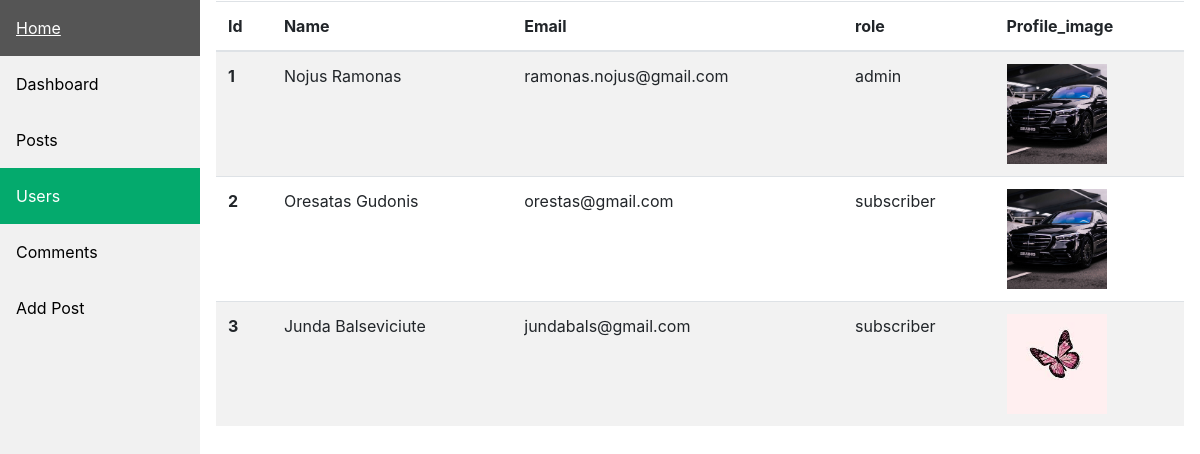
The app's page /admin/users (signed in), older data.
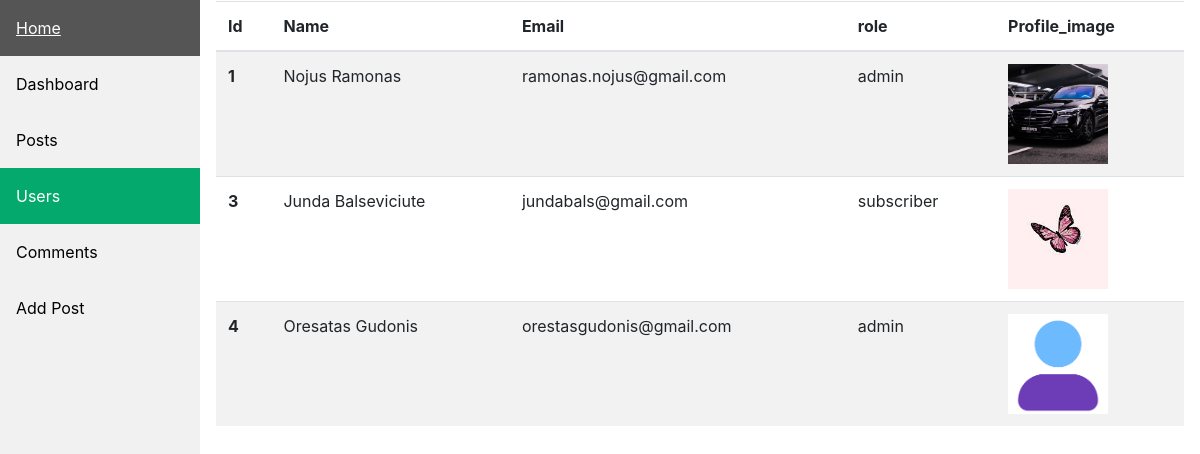
The same page, newer data.
### main.py (models this page shows, shortened)
class User(UserMixin, db.Model):
    __tablename__ = "users"
    id = db.Column(db.Integer, primary_key=True)
    email = db.Column(db.String(100), unique=True)
    password = db.Column(db.String(100))
    name = db.Column(db.String(1000))
    comments = db.relationship("Comments", back_populates="comment_author")
    saved_posts = db.relationship("SavedPosts", back_populates='user')
    role = db.Column(db.String(100))
    profile_image = db.Column(db.String(100))

### main.py (the view)
@app.route('/admin/users')
@is_admin
@login_required
def admin_users():
    all_users = User.query.all()
    return render_template('admin/users.html', users=all_users)

### main.py (called while the page is built)
@login_manager.user_loader
def load_user(user_id):
    return db.session.get(User, int(user_id))

def is_admin(func):
    @wraps(func)
    def decorator(*args, **kwargs):
        if current_user.is_authenticated and current_user.role == 'admin':
            return func(*args, **kwargs)
        else:
            return redirect(url_for('get_all_posts'))
    return decorator

### templates/admin/users.html (shortened to what this page needs)
<!DOCTYPE html>
<html>
<head>
<link rel="stylesheet" href="{{ url_for('static', filename='css/admin-style.css') }}">
    <link href="{{ url_for('static', filename='vendor/bootstrap/css/bootstrap.min.css') }}" rel="stylesheet">
</head>
<body>
<div class="sidebar">
  <a href="{{ url_for('get_all_posts') }}">Home</a>
  <a href="{{ url_for('admin_dashboard') }}">Dashboard</a>
  <a href="{{ url_for('admin_posts') }}">Posts</a>
  <a class="active" href="{{ url_for('admin_users') }}">Users</a>
  <a href="{{ url_for('admin_comments') }}">Comments</a>
  <a href="{{ url_for('new_post') }}">Add Post</a>
</div>
<div class="content">
<table class="table table-striped">
  <thead>
    <tr>
      <th scope="col">Id</th>
      <th scope="col">Name</th>
      <th scope="col">Email</th>
      <th scope="col">role</th>
      <th scope="col">Profile_image</th>
    </tr>
  </thead>
  <tbody>
  {% for user in users %}
    <tr>
      <th scope="row">{{ user.id }}</th>
      <td>{{ user.name }}</td>
      <td>{{ user.email }}</td>
      <td>{{ user.role }}</td>
      <td><img class="image" src="{{  url_for('static', filename='img/'+user.profile_image) }}" style="width: 100px;"></td>
    </tr>
  {% endfor %}
  </tbody>
</table>
</div>
</body>
</html>

Row changes from the older to the newer data that the page shows:
removed User: id "2", name "Oresatas Gudonis", email "orestas@gmail.com", role "subscriber", profile_image (picture)
added User: id "4", name "Oresatas Gudonis", email "orestasgudonis@gmail.com", role "admin", profile_image (picture)
